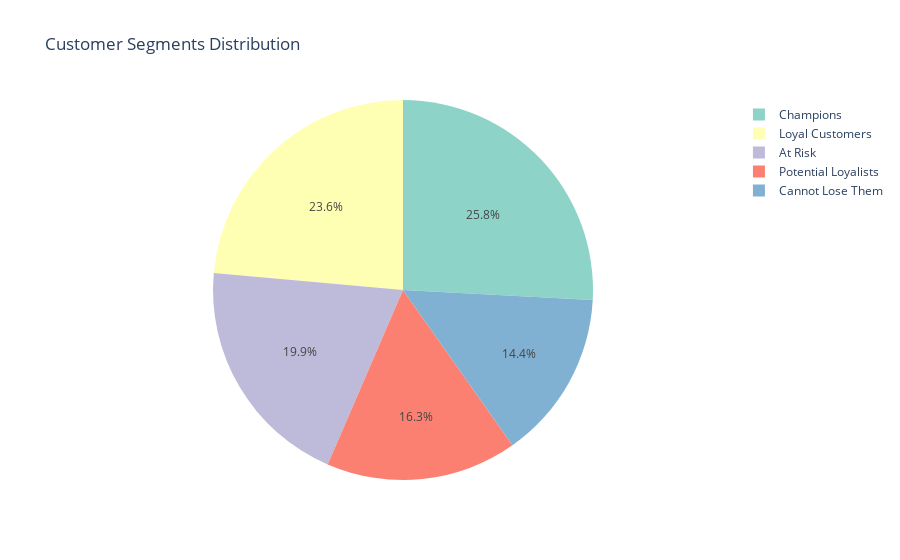

Notebook code cell kept with this figure:
### Code cell
# RFM Segmentation
def create_rfm_segments(df):
    """Create RFM segments based on quintiles"""
    # Create quintiles for each RFM metric
    df['R_Quintile'] = pd.qcut(df['Recency'].rank(method='first'), 5, labels=[5,4,3,2,1])
    df['F_Quintile'] = pd.qcut(df['Frequency'].rank(method='first'), 5, labels=[1,2,3,4,5])
    df['M_Quintile'] = pd.qcut(df['Monetary'].rank(method='first'), 5, labels=[1,2,3,4,5])
    
    # Create RFM segment labels
    def rfm_level(row):
        if row['RFM_Score'] >= 444:
            return 'Champions'
        elif row['RFM_Score'] >= 334:
            return 'Loyal Customers'
        elif row['RFM_Score'] >= 244:
            return 'Potential Loyalists'
        elif row['RFM_Score'] >= 144:
            return 'At Risk'
        elif row['RFM_Score'] >= 111:
            return 'Cannot Lose Them'
        else:
            return 'Lost'
    
    df['R_Quintile'] = df['R_Quintile'].astype(int)
    df['F_Quintile'] = df['F_Quintile'].astype(int)
    df['M_Quintile'] = df['M_Quintile'].astype(int)
    
    df['RFM_Score'] = df['R_Quintile'] * 100 + df['F_Quintile'] * 10 + df['M_Quintile']
    df['RFM_Segment'] = df.apply(rfm_level, axis=1)
    
    return df

rfm_segmented = create_rfm_segments(rfm_df.copy())

# Display segment distribution
segment_counts = rfm_segmented['RFM_Segment'].value_counts()
print("🏆 RFM CUSTOMER SEGMENTS:")
for segment, count in segment_counts.items():
    percentage = (count / len(rfm_segmented)) * 100
    print(f"  {segment}: {count} customers ({percentage:.1f}%)")

# Segment pie chart
fig = px.pie(
    values=segment_counts.values,
    names=segment_counts.index,
    title='Customer Segments Distribution',
    color_discrete_sequence=px.colors.qualitative.Set3
)
fig.show()

### Figure 1 — Plotly figure (JSON) as saved in the notebook; plotly's stock layout.template omitted (floating-point values rounded to 4 significant figures)
{"data": [{"domain": {"x": [0, 1], "y": [0, 1]}, "hovertemplate": "label=%{label}<br>value=%{value}<extra></extra>", "labels": ["Champions", "Loyal Customers", "At Risk", "Potential Loyalists", "Cannot Lose Them"], "legendgroup": "", "name": "", "showlegend": true, "type": "pie", "values": [1008, 919, 778, 634, 561]}], "layout": {"legend": {"tracegroupgap": 0}, "piecolorway": ["rgb(141,211,199)", "rgb(255,255,179)", "rgb(190,186,218)", "rgb(251,128,114)", "rgb(128,177,211)", "rgb(253,180,98)", "rgb(179,222,105)", "rgb(252,205,229)", "rgb(217,217,217)", "rgb(188,128,189)", "rgb(204,235,197)", "rgb(255,237,111)"], "title": {"text": "Customer Segments Distribution"}}}
